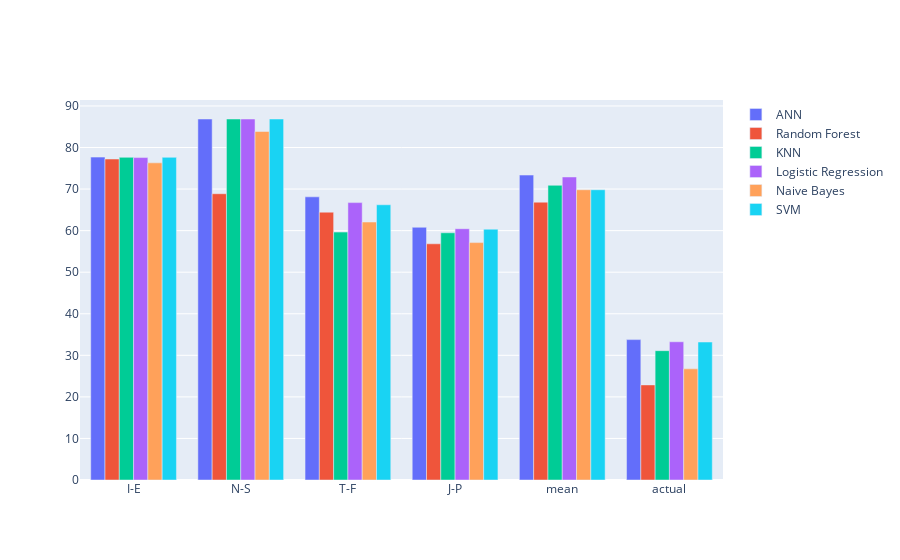

Notebook code cell kept with this figure:
### Code cell
# Lets see which model perform better visually!

# set heights of bars
bars1 = [acc_ANN_IE , acc_ANN_NS , acc_ANN_TF , acc_ANN_JP, mean_acc_ann, act_acc_ann]
bars2 = [acc_random_forest_IE , acc_random_forest_NS , acc_random_forest_TF , acc_random_forest_JP, mean_acc_random_forest, act_rf_ann]
bars3 = [acc_knn_IE , acc_knn_NS , acc_knn_TF , acc_knn_JP, mean_acc_knn, act_knn_ann]
bars4 = [acc_log_IE , acc_log_NS , acc_log_TF , acc_log_JP, mean_acc_log, act_log_ann]
bars5 = [acc_nb_IE , acc_nb_NS , acc_nb_TF , acc_nb_JP, mean_acc_gnb, act_nb_ann]
bars6 = [acc_svc_IE , acc_svc_NS , acc_svc_TF , acc_svc_JP, mean_acc_svc, act_svc_ann]

x = ['I-E', 'N-S', 'T-F', 'J-P', 'mean', 'actual']
  
plot = px.Figure(data=[
    go.Bar(name = 'ANN', x = x, y = bars1),
    go.Bar(name = 'Random Forest', x = x, y = bars2),
    go.Bar(name = 'KNN', x = x, y = bars3),
    go.Bar(name = 'Logistic Regression', x = x, y = bars4),
    go.Bar(name = 'Naive Bayes', x = x, y = bars5),
    go.Bar(name = 'SVM', x = x, y = bars6),
])
                   
plot.show()

### Figure 1 — Plotly figure (JSON) as saved in the notebook; plotly's stock layout.template omitted (floating-point values rounded to 4 significant figures)
{"data": [{"name": "ANN", "type": "bar", "x": ["I-E", "N-S", "T-F", "J-P", "mean", "actual"], "y": [77.69, 86.86, 68.13, 60.81, 73.37, 33.78]}, {"name": "Random Forest", "type": "bar", "x": ["I-E", "N-S", "T-F", "J-P", "mean", "actual"], "y": [77.23, 68.88, 64.44, 56.83, 66.84, 22.88]}, {"name": "KNN", "type": "bar", "x": ["I-E", "N-S", "T-F", "J-P", "mean", "actual"], "y": [77.64, 86.86, 59.65, 59.48, 70.91, 31.12]}, {"name": "Logistic Regression", "type": "bar", "x": ["I-E", "N-S", "T-F", "J-P", "mean", "actual"], "y": [77.58, 86.86, 66.74, 60.46, 72.91, 33.26]}, {"name": "Naive Bayes", "type": "bar", "x": ["I-E", "N-S", "T-F", "J-P", "mean", "actual"], "y": [76.31, 83.86, 62.07, 57.12, 69.84, 26.74]}, {"name": "SVM", "type": "bar", "x": ["I-E", "N-S", "T-F", "J-P", "mean", "actual"], "y": [77.64, 86.86, 66.22, 60.35, 69.84, 33.2]}], "layout": {}}
